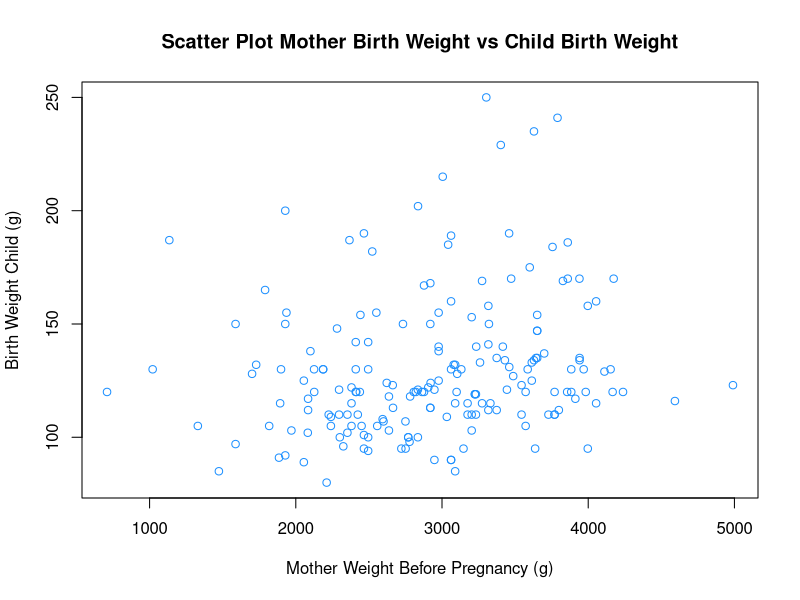
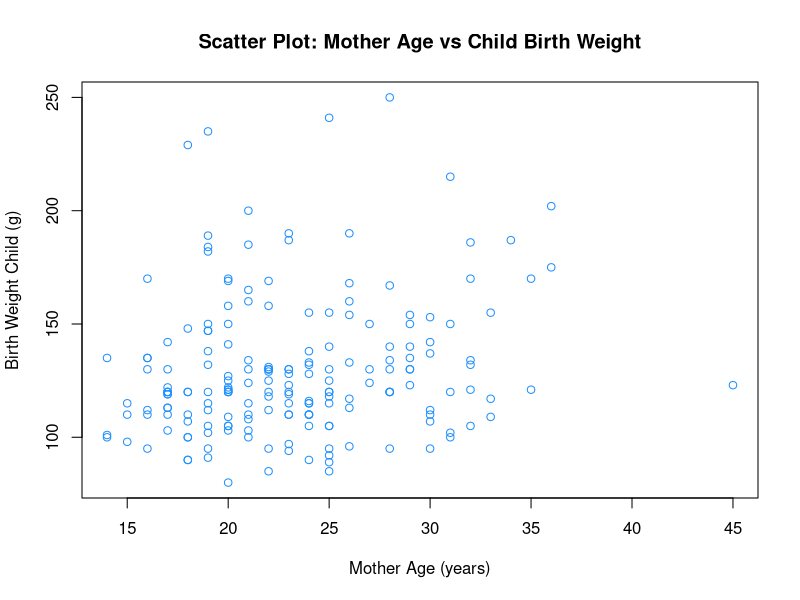
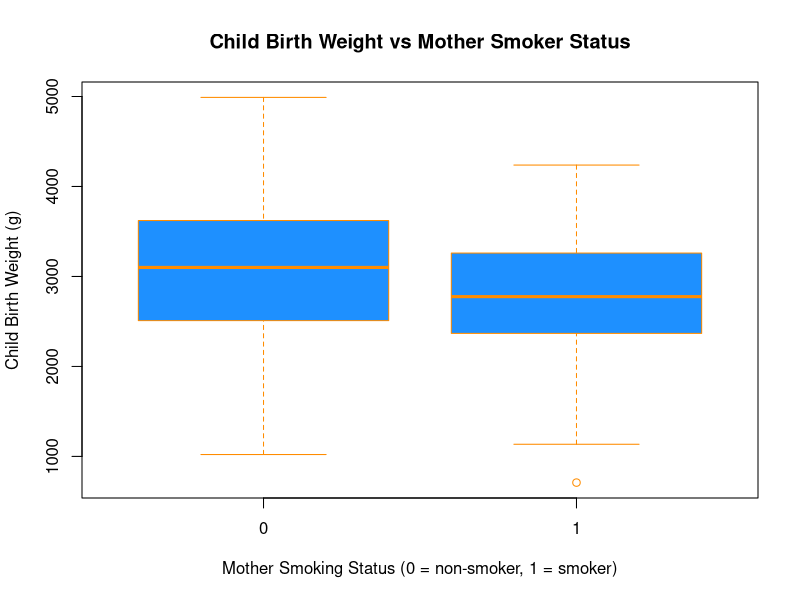
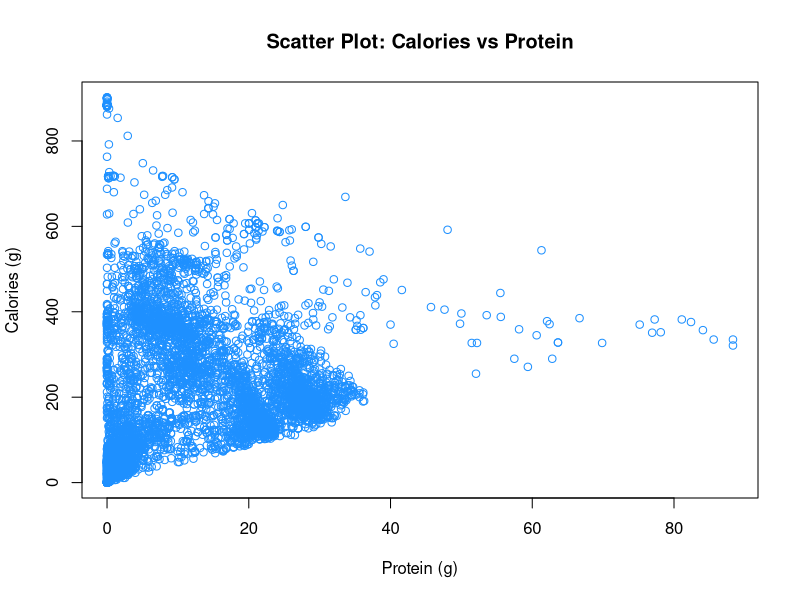
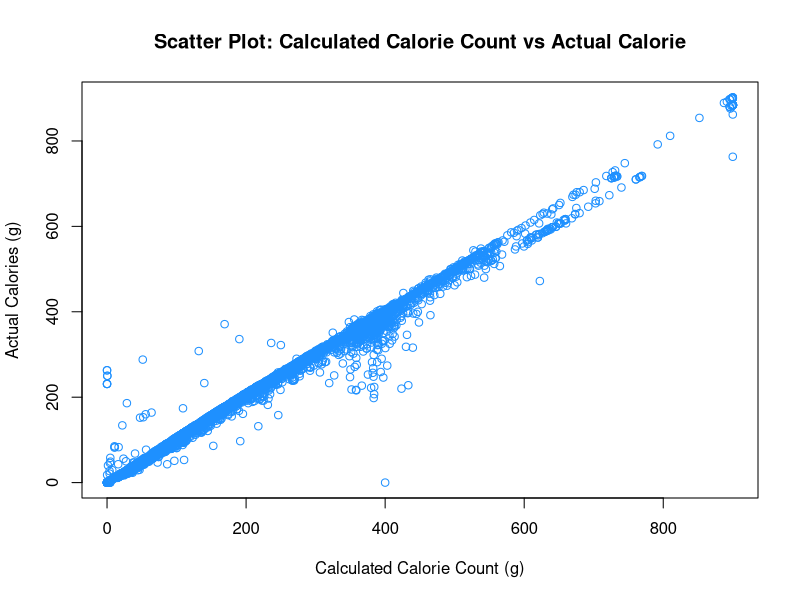

These charts were generated, in order, by the following R code:
## ---- chunk 1
library(ggplot2)
## ---- chunk 2
summary(msleep)
## ---- chunk 3
mean(msleep$sleep_rem, na.rm = TRUE)
## ---- chunk 4
sd(msleep$brainwt, na.rm = TRUE)
## ---- chunk 5
msleep$name[max(msleep$sleep_rem, na.rm = TRUE)]
## ---- chunk 6
mean(msleep$bodywt[msleep$vore == "carni"], na.rm = TRUE)
## ---- chunk 7
library(MASS)
## ---- chunk 8
summary(birthwt)
nrow(birthwt)
ncol(birthwt)
## ---- chunk 9
plot(birthwt$lwt ~ birthwt$bwt, data = birthwt, 
     xlab ="Mother Weight Before Pregnancy (g)", 
     ylab ="Birth Weight Child (g)",
     main = "Scatter Plot Mother Birth Weight vs Child Birth Weight",
     col  = "dodgerblue")
## ---- chunk 10
plot(birthwt$lwt ~ birthwt$age, data = birthwt, 
     xlab ="Mother Age (years)", 
     ylab ="Birth Weight Child (g)",
     main = "Scatter Plot: Mother Age vs Child Birth Weight",
     col  = "dodgerblue")
## ---- chunk 11
boxplot(birthwt$bwt ~ birthwt$smoke, data = birthwt,
        xlab   = "Mother Smoking Status (0 = non-smoker, 1 = smoker)",
        ylab   = "Child Birth Weight (g)",
        main   = "Child Birth Weight vs Mother Smoker Status",
        col    = "dodgerblue",
        border = "darkorange")
## ---- chunk 12
library(readr)
nutrition_csv = read_csv("nutrition-2018.csv")
nrow(nutrition_csv)
## ---- chunk 13
plot(nutrition_csv$Calories ~ nutrition_csv$Protein, data = nutrition_csv, 
     xlab = "Protein (g)", 
     ylab = "Calories (g)",
     main = "Scatter Plot: Calories vs Protein",
     pch  = 1,
     col  = "dodgerblue")
## ---- chunk 14
calorie_count = 4 * nutrition_csv$Protein + 4 * nutrition_csv$Carbs + 9 * nutrition_csv$Fat
plot(nutrition_csv$Calories ~ calorie_count, data = nutrition_csv, 
     xlab = "Calculated Calorie Count (g)", 
     ylab = "Actual Calories (g)",
     main = "Scatter Plot: Calculated Calorie Count vs Actual Calorie",
     pch  = 1,
     col  = "dodgerblue")
## ---- chunk 15
a = 1:10
b = 10:1
c = rep(1, times = 10)
d = 2 ^ (1:10)
## ---- chunk 16
sum_of_squares = function(x) {
  return(sum(x^2))
}
## ---- chunk 17
sum_of_squares(x = a)
sum_of_squares(x = c(c, d))
## ---- chunk 18
out = sqrt(sum_of_squares(x = d) / length(d))
out
## ---- chunk 19
out = sqrt(sum_of_squares(x = a - b) / length(a))
out
## ---- chunk 20
set.seed(42)
x = 1:100
y = rnorm(1000)
z = runif(150, min = 0, max = 1)
## ---- chunk 21
list_extreme_values = function(x, k = 2) {
  small = x[x < mean(x) - k * sd(x)]
  large = x[x > mean(x) + k * sd(x)]
  return(list(small=small, large=large))
}
## ---- chunk 22
list_extreme_values(x = x, k = 1)
list_extreme_values(x = y, k = 3)
list_extreme_values(x = y, k = 2)
list_extreme_values(x = z, k = 1.5)
## ---- chunk 23
  list_values = list_extreme_values(x = y, k = 1.5)
  meaned = mean(c(list_values$small, list_values$large))
  meaned
